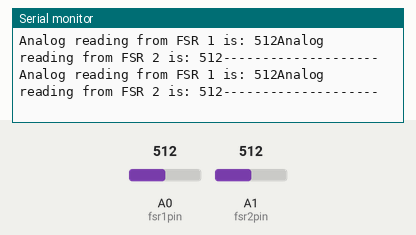
Simulated run of this sketch. Board: Arduino Uno, built with avr-gcc and run on an emulated ATmega328P. Parts: the last lines printed to the serial monitor. The inputs (shaded band) are chosen by the test bench; at power-on: A0 (fsr1pin) = 512, A1 (fsr2pin) = 512.

Above: at 1.8 s.
1.9 s: A0 (fsr1pin) set to 716
At 2.7 s:
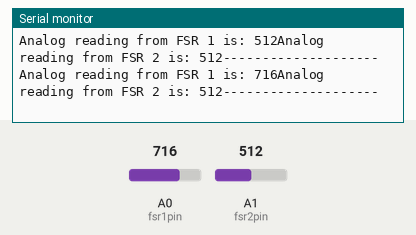
3.4 s: A1 (fsr2pin) set to 716
At 4.7 s:
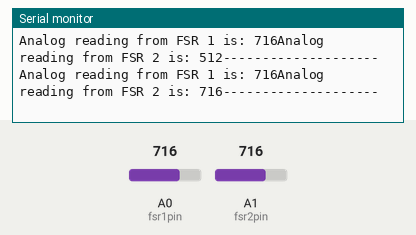
4.9 s: A0 (fsr1pin) set to 900
At 6.0 s:
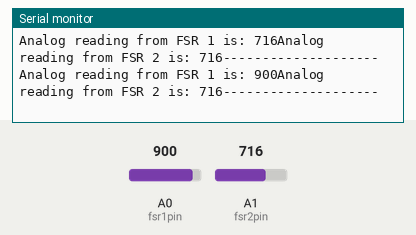
6.4 s: A1 (fsr2pin) set to 900
At 8.0 s:
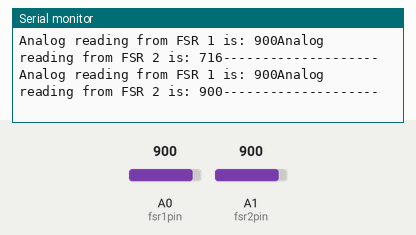
Timing chart, 0 to 8.9 s (numbered marks = the images above; inputs shaded):
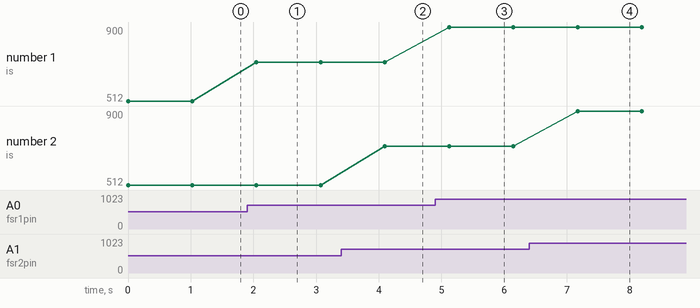

The sketch:

Force2.ino
```cpp
int fsr1pin = 0;
int fsr2pin = 1;
int fsr1Reading;
int fsr2Reading;

void setup() {
  Serial.begin(9600);

}

void loop() {
  fsr1Reading = analogRead(fsr1pin);
  fsr2Reading = analogRead(fsr2pin);
  Serial.print("Analog reading from FSR 1 is: ");
  Serial.print(fsr1Reading);
  Serial.print("Analog reading from FSR 2 is: ");
  Serial.print(fsr2Reading);
  Serial.println("--------------------");
  delay(1000);


}
```

Measured:
- after the input at 1.9 s, the serial monitor: prints a new line after 0.15 s (image 1)
- after the input at 3.4 s, the serial monitor: prints a new line after 0.70 s (image 2)
- after the input at 4.9 s, the serial monitor: prints a new line after 0.22 s (image 3)
- after the input at 6.4 s, the serial monitor: prints a new line after 0.77 s (image 4)
- plotted number 1: 512 → 716 after the input at 1.9 s, 716 → 900 after the input at 4.9 s
